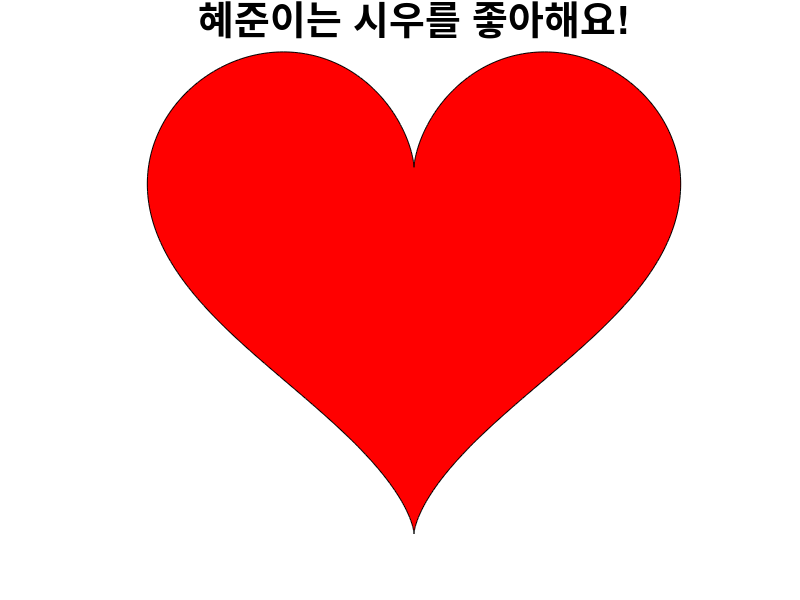

Source code (MATLAB):
figure('NumberTitle','off')
t = 0:pi/256:2*pi;
x = 16*sin(t).^3;
y = 13*cos(t)-5*cos(2*t)-2*cos(3*t)-cos(4*t);
patch(x,y,[1,0,0])
axis equal
axis off
set(gcf, 'Position', get(0,'Screensize')); 
title('혜준이는 시우를 좋아해요!', 'FontSize', 28);